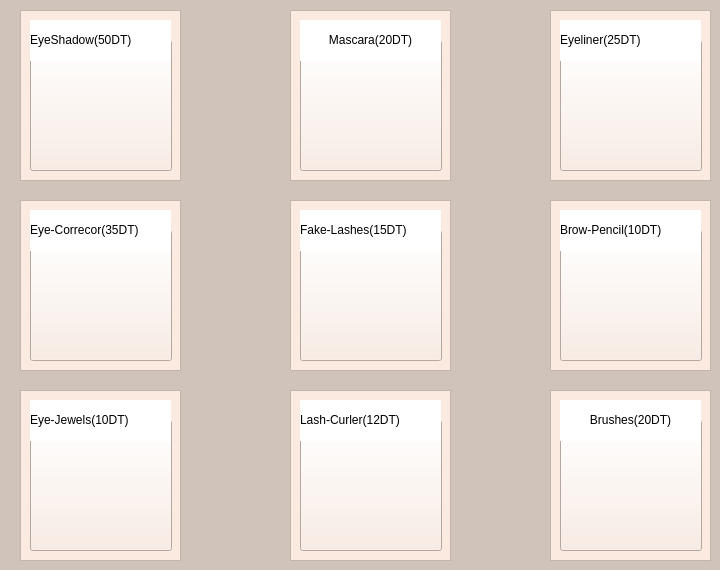
   <widget class="QWidget" name="Eyes">
    <property name="styleSheet">
     <string notr="true">background-color: rgb(209, 128, 99);
background-color: rgb(208, 195, 186);</string>
    </property>
    <attribute name="title">
     <string>Eyes</string>
    </attribute>
    <widget class="QFrame" name="frame_10">
     <property name="geometry">
      <rect>
       <x>20</x>
       <y>10</y>
       <width>161</width>
       <height>171</height>
      </rect>
     </property>
     <property name="styleSheet">
      <string notr="true">
background-color: rgb(250, 234, 224);</string>
     </property>
     <property name="frameShape">
      <enum>QFrame::StyledPanel</enum>
     </property>
     <property name="frameShadow">
      <enum>QFrame::Raised</enum>
     </property>
     <widget class="QPushButton" name="eyes">
      <property name="geometry">
       <rect>
        <x>10</x>
        <y>30</y>
        <width>142</width>
        <height>131</height>
       </rect>
      </property>
      <property name="styleSheet">
       <string notr="true"/>
      </property>
      <property name="text">
       <string/>
      </property>
     </widget>
     <widget class="QLabel" name="found_12">
      <property name="geometry">
       <rect>
        <x>10</x>
        <y>10</y>
        <width>141</width>
        <height>41</height>
       </rect>
      </property>
      <property name="styleSheet">
       <string notr="true">color:rgb(0, 0, 0);background-color: rgb(255, 255, 255);</string>
      </property>
      <property name="text">
       <string>&lt;html&gt;&lt;head/&gt;&lt;body&gt;&lt;p&gt;EyeShadow(50DT)&lt;/p&gt;&lt;/body&gt;&lt;/html&gt;</string>
      </property>
     </widget>
    </widget>
    <widget class="QFrame" name="frame_13">
     <property name="geometry">
      <rect>
       <x>550</x>
       <y>10</y>
       <width>161</width>
       <height>171</height>
      </rect>
     </property>
     <property name="styleSheet">
      <string notr="true">
background-color: rgb(250, 234, 224);</string>
     </property>
     <property name="frameShape">
      <enum>QFrame::StyledPanel</enum>
     </property>
     <property name="frameShadow">
      <enum>QFrame::Raised</enum>
     </property>
     <widget class="QPushButton" name="eyel">
      <property name="geometry">
       <rect>
        <x>10</x>
        <y>30</y>
        <width>142</width>
        <height>131</height>
       </rect>
      </property>
      <property name="styleSheet">
       <string notr="true"/>
      </property>
      <property name="text">
       <string/>
      </property>
     </widget>
     <widget class="QLabel" name="found_18">
      <property name="geometry">
       <rect>
        <x>10</x>
        <y>10</y>
        <width>141</width>
        <height>41</height>
       </rect>
      </property>
      <property name="styleSheet">
       <string notr="true">background-color: rgb(255, 255, 255);color:rgb(0, 0, 0);</string>
      </property>
      <property name="text">
       <string>&lt;html&gt;&lt;head/&gt;&lt;body&gt;&lt;p&gt;Eyeliner(25DT)&lt;/p&gt;&lt;/body&gt;&lt;/html&gt;</string>
      </property>
     </widget>
    </widget>
    <widget class="QFrame" name="frame_14">
     <property name="geometry">
      <rect>
       <x>20</x>
       <y>200</y>
       <width>161</width>
       <height>171</height>
      </rect>
     </property>
     <property name="styleSheet">
      <string notr="true">
background-color: rgb(250, 234, 224);</string>
     </property>
     <property name="frameShape">
      <enum>QFrame::StyledPanel</enum>
     </property>
     <property name="frameShadow">
      <enum>QFrame::Raised</enum>
     </property>
     <widget class="QPushButton" name="correc">
      <property name="geometry">
       <rect>
        <x>10</x>
        <y>30</y>
        <width>142</width>
        <height>131</height>
       </rect>
      </property>
      <property name="styleSheet">
       <string notr="true"/>
      </property>
      <property name="text">
       <string/>
      </property>
     </widget>
     <widget class="QLabel" name="found_20">
      <property name="geometry">
       <rect>
        <x>10</x>
        <y>10</y>
        <width>141</width>
        <height>41</height>
       </rect>
      </property>
      <property name="styleSheet">
       <string notr="true">color:rgb(0, 0, 0);background-color:rgb(255, 255, 255);
</string>
      </property>
      <property name="text">
       <string>&lt;html&gt;&lt;head/&gt;&lt;body&gt;&lt;p&gt;Eye-Correcor(35DT)&lt;/p&gt;&lt;/body&gt;&lt;/html&gt;</string>
      </property>
     </widget>
    </widget>
    <widget class="QFrame" name="frame_15">
     <property name="geometry">
      <rect>
       <x>550</x>
       <y>200</y>
       <width>161</width>
       <height>171</height>
      </rect>
     </property>
     <property name="styleSheet">
      <string notr="true">
background-color: rgb(250, 234, 224);</string>
     </property>
     <property name="frameShape">
      <enum>QFrame::StyledPanel</enum>
     </property>
     <property name="frameShadow">
      <enum>QFrame::Raised</enum>
     </property>
     <widget class="QPushButton" name="brows">
      <property name="geometry">
       <rect>
        <x>10</x>
        <y>30</y>
        <width>142</width>
        <height>131</height>
       </rect>
      </property>
      <property name="styleSheet">
       <string notr="true"/>
      </property>
      <property name="text">
       <string/>
      </property>
     </widget>
     <widget class="QLabel" name="found_22">
      <property name="geometry">
       <rect>
        <x>10</x>
        <y>10</y>
        <width>141</width>
        <height>41</height>
       </rect>
      </property>
      <property name="styleSheet">
       <string notr="true">color:rgb(0, 0, 0);background-color: rgb(255, 255, 255);</string>
      </property>
      <property name="text">
       <string>&lt;html&gt;&lt;head/&gt;&lt;body&gt;&lt;p&gt;Brow-Pencil(10DT)&lt;/p&gt;&lt;/body&gt;&lt;/html&gt;</string>
      </property>
     </widget>
    </widget>
    <widget class="QFrame" name="frame_12">
     <property name="geometry">
      <rect>
       <x>20</x>
       <y>390</y>
       <width>161</width>
       <height>171</height>
      </rect>
     </property>
     <property name="styleSheet">
      <string notr="true">
background-color: rgb(250, 234, 224);</string>
     </property>
     <property name="frameShape">
      <enum>QFrame::StyledPanel</enum>
     </property>
     <property name="frameShadow">
      <enum>QFrame::Raised</enum>
     </property>
     <widget class="QPushButton" name="jew">
      <property name="geometry">
       <rect>
        <x>10</x>
        <y>30</y>
        <width>142</width>
        <height>131</height>
       </rect>
      </property>
      <property name="styleSheet">
       <string notr="true"/>
      </property>
      <property name="text">
       <string/>
      </property>
     </widget>
     <widget class="QLabel" name="found_16">
      <property name="geometry">
       <rect>
        <x>10</x>
        <y>10</y>
        <width>141</width>
        <height>41</height>
       </rect>
      </property>
      <property name="styleSheet">
       <string notr="true">color:rgb(0, 0, 0);background-color: rgb(255, 255, 255);</string>
      </property>
      <property name="text">
       <string>&lt;html&gt;&lt;head/&gt;&lt;body&gt;&lt;p&gt;Eye-Jewels(10DT)&lt;/p&gt;&lt;/body&gt;&lt;/html&gt;</string>
      </property>
     </widget>
    </widget>
    <widget class="QFrame" name="frame_11">
     <property name="geometry">
      <rect>
       <x>550</x>
       <y>390</y>
       <width>161</width>
       <height>171</height>
      </rect>
     </property>
     <property name="styleSheet">
      <string notr="true">
background-color: rgb(250, 234, 224);</string>
     </property>
     <property name="frameShape">
      <enum>QFrame::StyledPanel</enum>
     </property>
     <property name="frameShadow">
      <enum>QFrame::Raised</enum>
     </property>
     <widget class="QPushButton" name="brushes">
      <property name="geometry">
       <rect>
        <x>10</x>
        <y>30</y>
        <width>142</width>
        <height>131</height>
       </rect>
      </property>
      <property name="styleSheet">
       <string notr="true"/>
      </property>
      <property name="text">
       <string/>
      </property>
     </widget>
     <widget class="QLabel" name="found_14">
      <property name="geometry">
       <rect>
        <x>10</x>
        <y>10</y>
        <width>141</width>
        <height>41</height>
       </rect>
      </property>
      <property name="styleSheet">
       <string notr="true">color:rgb(0, 0, 0);background-color: rgb(255, 255, 255);</string>
      </property>
      <property name="text">
       <string>&lt;html&gt;&lt;head/&gt;&lt;body&gt;&lt;p align=&quot;center&quot;&gt;Brushes(20DT)&lt;/p&gt;&lt;/body&gt;&lt;/html&gt;</string>
      </property>
     </widget>
    </widget>
    <widget class="QFrame" name="frame_16">
     <property name="geometry">
      <rect>
       <x>290</x>
       <y>10</y>
       <width>161</width>
       <height>171</height>
      </rect>
     </property>
     <property name="styleSheet">
      <string notr="true">
background-color: rgb(250, 234, 224);</string>
     </property>
     <property name="frameShape">
      <enum>QFrame::StyledPanel</enum>
     </property>
     <property name="frameShadow">
      <enum>QFrame::Raised</enum>
     </property>
     <widget class="QPushButton" name="mas">
      <property name="geometry">
       <rect>
        <x>10</x>
        <y>30</y>
        <width>142</width>
        <height>131</height>
       </rect>
      </property>
      <property name="styleSheet">
       <string notr="true"/>
      </property>
      <property name="text">
       <string/>
      </property>
     </widget>
     <widget class="QLabel" name="found_24">
      <property name="geometry">
       <rect>
        <x>10</x>
        <y>10</y>
        <width>141</width>
        <height>41</height>
       </rect>
      </property>
      <property name="styleSheet">
       <string notr="true">color:rgb(0, 0, 0);background-color: rgb(255, 255, 255);</string>
      </property>
      <property name="text">
       <string>&lt;html&gt;&lt;head/&gt;&lt;body&gt;&lt;p align=&quot;center&quot;&gt;Mascara(20DT)&lt;/p&gt;&lt;/body&gt;&lt;/html&gt;</string>
      </property>
     </widget>
    </widget>
    <widget class="QFrame" name="frame_17">
     <property name="geometry">
      <rect>
       <x>290</x>
       <y>390</y>
       <width>161</width>
       <height>171</height>
      </rect>
     </property>
     <property name="styleSheet">
      <string notr="true">
background-color: rgb(250, 234, 224);</string>
     </property>
     <property name="frameShape">
      <enum>QFrame::StyledPanel</enum>
     </property>
     <property name="frameShadow">
      <enum>QFrame::Raised</enum>
     </property>
     <widget class="QPushButton" name="cur">
      <property name="geometry">
       <rect>
        <x>10</x>
        <y>30</y>
        <width>142</width>
        <height>131</height>
       </rect>
      </property>
      <property name="styleSheet">
       <string notr="true"/>
      </property>
      <property name="text">
       <string/>
      </property>
     </widget>
     <widget class="QLabel" name="found_26">
      <property name="geometry">
       <rect>
        <x>10</x>
        <y>10</y>
        <width>141</width>
        <height>41</height>
       </rect>
      </property>
      <property name="styleSheet">
       <string notr="true">color:rgb(0, 0, 0);background-color: rgb(255, 255, 255);</string>
      </property>
      <property name="text">
       <string>&lt;html&gt;&lt;head/&gt;&lt;body&gt;&lt;p&gt;Lash-Curler(12DT)&lt;/p&gt;&lt;/body&gt;&lt;/html&gt;</string>
      </property>
     </widget>
    </widget>
    <widget class="QFrame" name="frame_18">
     <property name="geometry">
      <rect>
       <x>290</x>
       <y>200</y>
       <width>161</width>
       <height>171</height>
      </rect>
     </property>
     <property name="styleSheet">
      <string notr="true">
background-color: rgb(250, 234, 224);</string>
     </property>
     <property name="frameShape">
      <enum>QFrame::StyledPanel</enum>
     </property>
     <property name="frameShadow">
      <enum>QFrame::Raised</enum>
     </property>
     <widget class="QPushButton" name="fake">
      <property name="geometry">
       <rect>
        <x>10</x>
        <y>30</y>
        <width>142</width>
        <height>131</height>
       </rect>
      </property>
      <property name="styleSheet">
       <string notr="true"/>
      </property>
      <property name="text">
       <string/>
      </property>
     </widget>
     <widget class="QLabel" name="found_28">
      <property name="geometry">
       <rect>
        <x>10</x>
        <y>10</y>
        <width>141</width>
        <height>41</height>
       </rect>
      </property>
      <property name="styleSheet">
       <string notr="true">color:rgb(0, 0, 0);background-color: rgb(255, 255, 255);</string>
      </property>
      <property name="text">
       <string>&lt;html&gt;&lt;head/&gt;&lt;body&gt;&lt;p&gt;Fake-Lashes(15DT)&lt;/p&gt;&lt;/body&gt;&lt;/html&gt;</string>
      </property>
     </widget>
    </widget>
   </widget>
